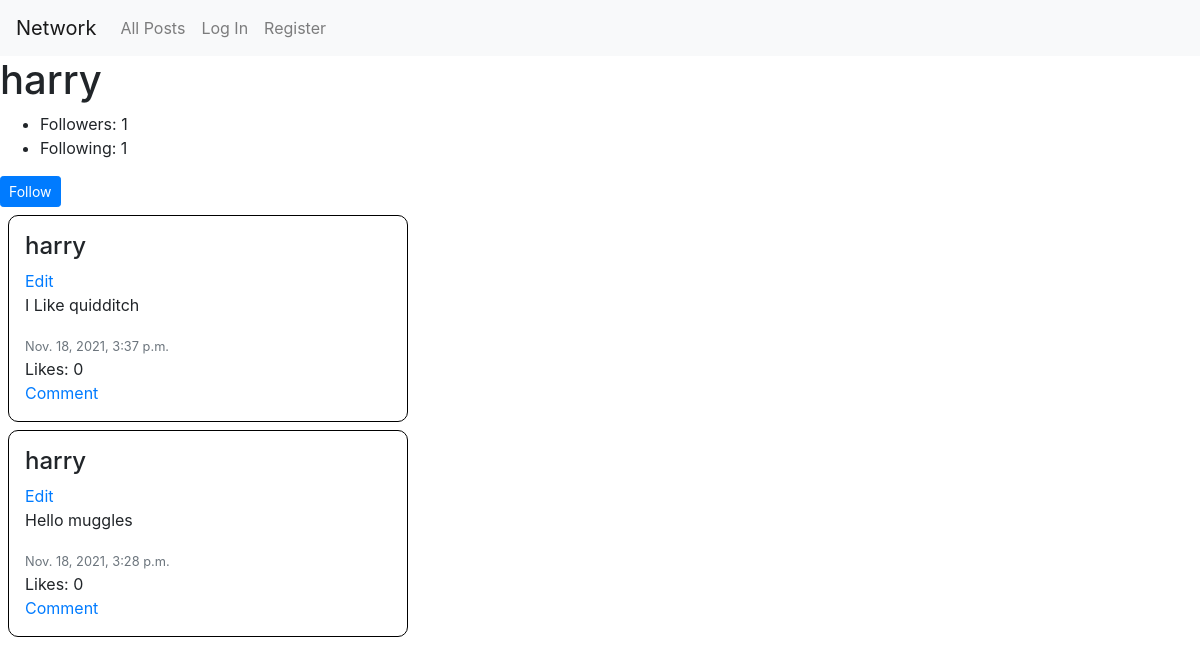
The app's page /show_profile/2, older data.
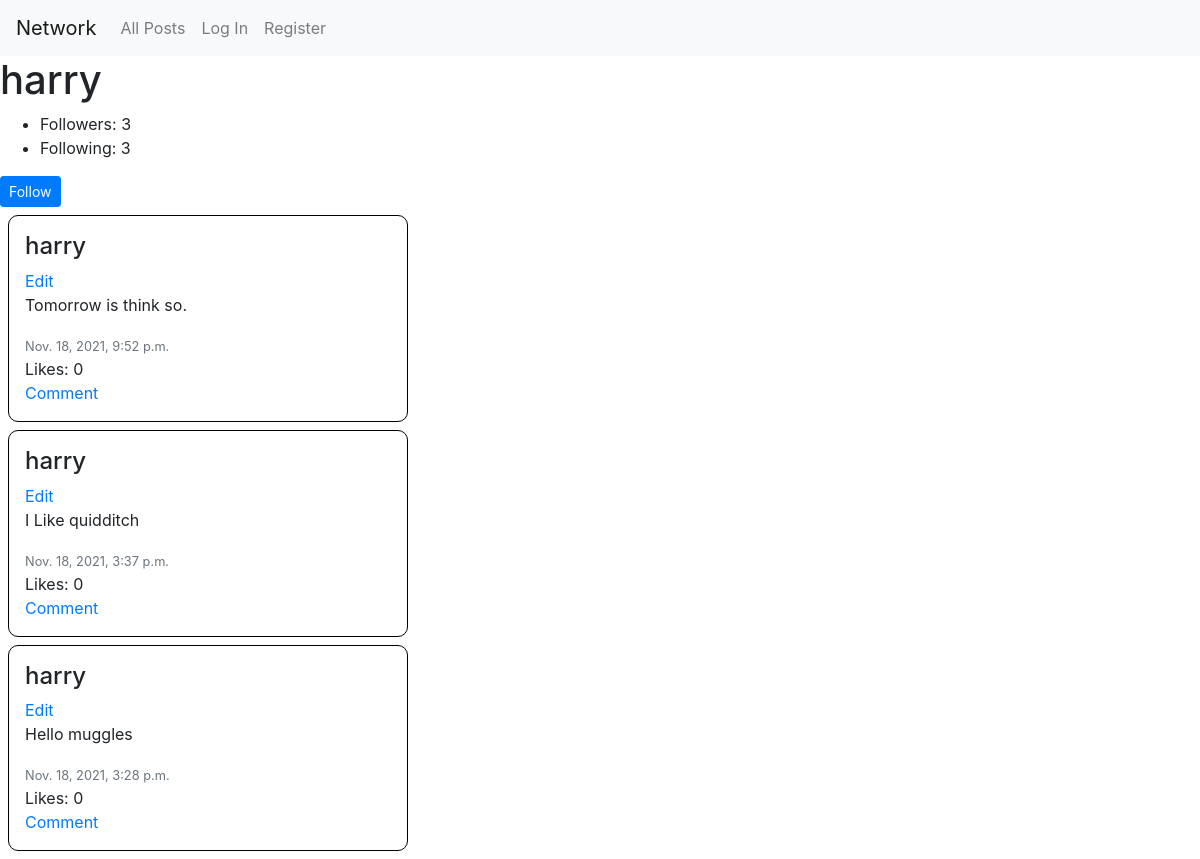
The same page, newer data.
### network/models.py (models this page shows)
class Post(models.Model):
    creator = models.ForeignKey(User, on_delete=models.CASCADE)
    message = models.CharField(max_length=128)
    timestamp = models.DateTimeField(auto_now_add=True)
    likes = models.IntegerField(default=0)

class User(AbstractUser):
    followers = models.IntegerField(default=0)
    following = models.IntegerField(default=0)

### network/views.py (the view)
# urls.py: path("show_profile/<int:user_id>", views.show_profile, name="show_profile"),
def show_profile(request, user_id):
    profile_user = User.objects.get(pk=user_id)
    posts = Post.objects.filter(creator=profile_user.id).order_by('-timestamp')
    is_followed = False
    try:
        follow = Follow.objects.get(creator=request.user,
                                    target=profile_user)
        is_followed = True
    except:
        is_followed = False
    return render(request, 'network/profile.html',{
        'username': profile_user.username,
        'user_id': user_id,
        'posts': posts,
        'followers': Follow.objects.filter(target=profile_user.id).count(),
        'following': Follow.objects.filter(creator=profile_user.id).count(),
        'is_followed': is_followed
    })

### network/templates/network/profile.html (shortened to what this page needs)
{% extends "network/layout.html" %}
{% load static %}
{% block body %}
    <h1>{{ username }}</h1>
    <ul>
      <li >Followers: <span id="followers">{{followers}}</span></li>
      <li>Following: {{following}}</li>
    </ul>
    {% if user.username != username %}
      <button id="follow_unfollow"
         data-profile_id="{{user_id}}"
         class="btn btn-sm btn-primary">
        {% if is_followed %}
          Unfollow
        {% else %}
          Follow
        {% endif %}
      </button>
    {% endif %}
    <div id="posts">
        {% for post in posts %}
        <div class="post  p-3 m-2 col-lg-4 col-sm-6">
            <h4>{{ post.creator }}</h4>
            <a href="#">Edit</a>
            <p>{{ post.message }}</p>
            <small class='text-secondary'>{{ post.timestamp }}</small>
            <br>
            <span>Likes: {{post.likes }}</span> <br>
            <a href="#">Comment</a>
        </div>
        {% endfor %}
    </div>
    {% endblock %}

Row changes from the older to the newer data that the page shows:
added Post: creator "harry", message "Tomorrow is think so.", timestamp "Nov. 18, 2021, 9:52 p.m.", likes "0"
Text that changed along with them:
{{ followers }}: "1" → "3"
{{ following }}: "1" → "3"
